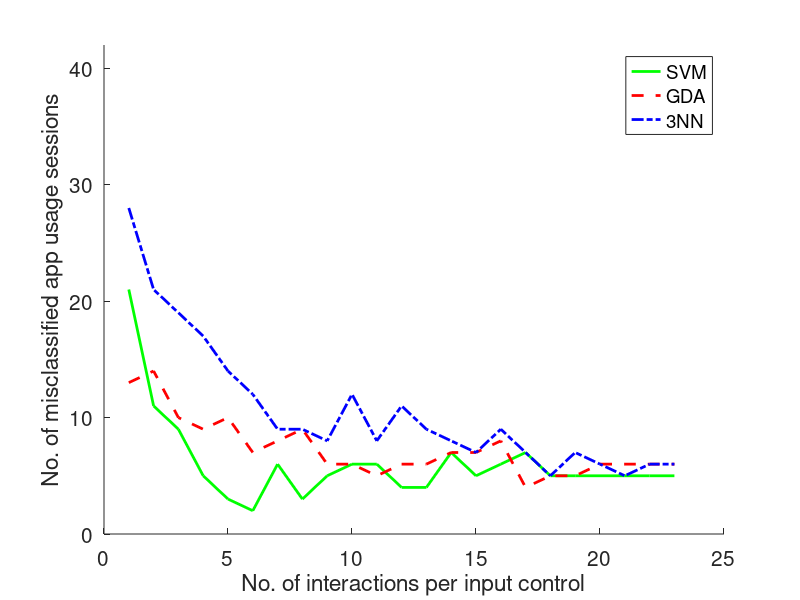

This chart was generated by the following MATLAB code: (Note: this script raises an error after producing the figure.)
test_mean_err_gda = [
%1.640000e+01 15 1.120000e+01 10 9.800000e+00 9.600000e+00 9.600000e+00 8.800000e+00 6.800000e+00 6.400000e+00 6.400000e+00 6.400000e+00 5.800000e+00 6 5 4.800000e+00 4.200000e+00 4.200000e+00 4.400000e+00 4.800000e+00 4.800000e+00 4.600000e+00 4.600000e+00 5 5 5.200000e+00 5 5.200000e+00 5.200000e+00 5.200000e+00 5.200000e+00 5.200000e+00 5.200000e+00 5.200000e+00 5.200000e+00 
13 14 10 9 10 7 8 9 6 6 5 6 6 7 7 8 4 5 5 6 6 6 6 7 7 7 7 7 7 7 7 7 ...
    7 7 7
];

test_mean_err_knn = [
%26 23 20 1.680000e+01 1.460000e+01 1.460000e+01 1.160000e+01 1.280000e+01 1.240000e+01 1.280000e+01 1.080000e+01 10 9.800000e+00 9.800000e+00 8.800000e+00 9.800000e+00 9 8.200000e+00 7.800000e+00 7.600000e+00 6.800000e+00 7.400000e+00 7.200000e+00 7.400000e+00 7.400000e+00 7.400000e+00 7.400000e+00 7.400000e+00 7.200000e+00 7.200000e+00 7.200000e+00 7.200000e+00 7.200000e+00 7.200000e+00 7.200000e+00
28 21 19 17 14 12 9 9 8 12 8 11 9 8 7 9 7 5 7 6 5 6 6 6 6 6 6 6 6 ...
    6 6 6 6 6 6
];

test_mean_err_svm = [
21 11 9 5 3 2 6 3 5 6  6  4  4  7  5  6  7  5  5  5  5  5  5
%1  2  3 4 5 6 7 8 9 10 11 12 13 14 15 16 17 18 19 20 21 22 23
];


x=1:23;

hold on;
plot(x,test_mean_err_svm,'g-','Linewidth',2);
plot(x,test_mean_err_gda(1:23),'r--','Linewidth',2);
plot(x,test_mean_err_knn(1:23),'b-.','Linewidth',2);


set(gca,'FontSize',15);
xlabel('No. of interactions per input control');
ylabel('No. of misclassified app usage sessions');
h_legend=legend('SVM','GDA','3NN');
ylim([0 42]);

toplot_legend_best('# of Interactions','# of Misclassified Sessions','',h_legend);

hold off;
print -depsc '/export/scratch/vaibhav/MoST_paper/figures/inc_interactions_42_4'
